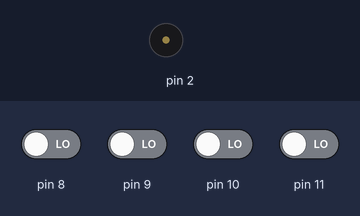
Recording of a sketch running on a simulated Arduino Uno, built with avr-gcc and run on an emulated ATmega328P. Parts: buzzer (waves = sounding). Inputs (shaded band) come from the test bench; at power-on: pin 8–11 LOW.

Above: at 1.2 s.
1.3 s: pin 8 driven HIGH
At 2.1 s:
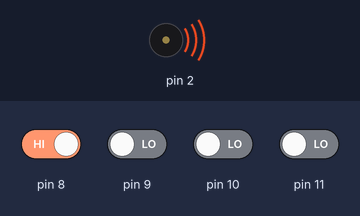
Timing chart, 0 to 4.3 s (numbered marks = the images above; inputs shaded):
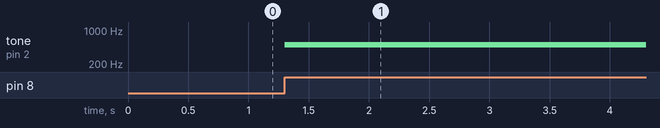

The sketch:

Virtual_Piano.ino
```cpp
void setup() {
  // put your setup code here, to run once:
  pinMode(2, OUTPUT);
  for (int i = 8; i <= 11; i++)
  {
    pinMode(i, INPUT);
  }
}

void loop() {
  // put your main code here, to run repeatedly:
  for (int j = 8; j <= 11; j++)
  {
    if(digitalRead(j)==1)
    {
      tone(2, (j-7)*500, 200);
    }
  }
}
```

Measured:
- after the input at 1.3 s, tone on pin 2: silent → 500 Hz at once
